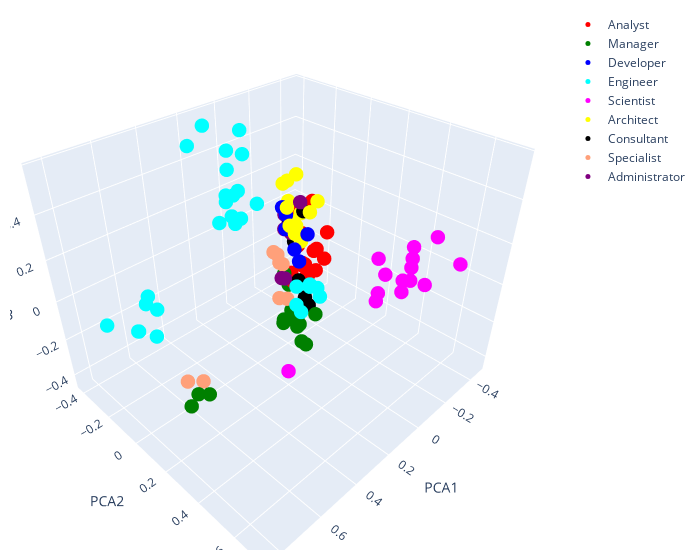

The cell this chart's notebook holds for it:
### Code cell
import plotly.graph_objects as go

pca = PCA(n_components=3)
pca_result = pca.fit_transform(tfidf_matrix.toarray())
dataset[['PCA1', 'PCA2', 'PCA3']] = pca_result

colors = ['red', 'green', 'blue', 'cyan', 'magenta', 'yellow', 'black', '#FFA07A', '#800080', '#008080']

fig = go.Figure()

for label, color in zip(keywords_to_labels.values(), colors):
    subset = dataset[dataset['Label'] == label]
    fig.add_trace(go.Scatter3d(x=subset['PCA1'], y=subset['PCA2'], z=subset['PCA3'], 
                               mode='markers', marker=dict(color=color, size=5), name=label))

fig.update_layout(scene=dict(xaxis_title='PCA1', yaxis_title='PCA2', zaxis_title='PCA3'),
                  width=700, margin=dict(r=20, b=10, l=10, t=10))

fig.show()
